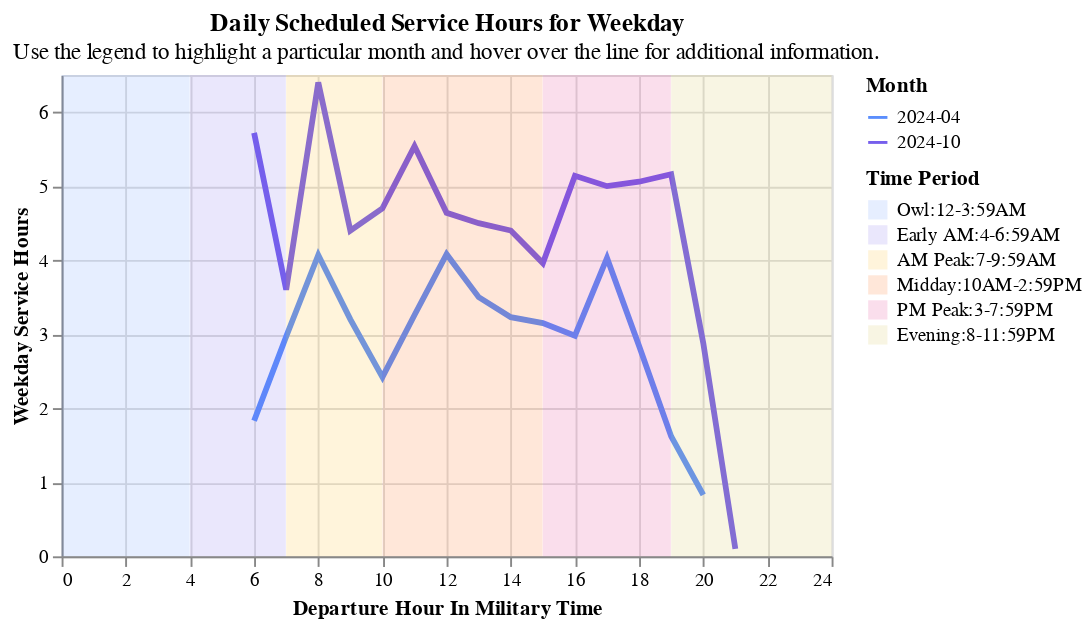

The cell this chart's notebook holds for it:
### Markdown cell above
### Service Hours

### Code cell
try:
    display(
        section1.create_service_hour_chart(
            scheduled_service,
            "Weekday",
            "Weekday Service Hours",
            readable_dict["daily_scheduled_hour"]["subtitle"],
        )
    )
except:
    pass

### Figure 1 — Vega-Lite specification as saved in the notebook (floating-point values rounded to 4 significant figures)
{"config": {"view": {"continuousWidth": 300, "continuousHeight": 300}}, "layer": [{"data": {"name": "data-7cf12692995aeba546804fa4fb70f950"}, "mark": {"type": "line", "size": 3}, "encoding": {"color": {"field": "Month", "scale": {"range": ["#5b8efd", "#765fec", "#fcb40e", "#fc5c04", "#dd217d", "#ccbb44"]}, "type": "nominal"}, "opacity": {"condition": {"param": "param_1", "value": 1}, "value": 0.2}, "tooltip": [{"field": "Weekend or Weekday", "type": "nominal"}, {"field": "Month", "type": "nominal"}, {"field": "Departure Hour", "type": "quantitative"}, {"field": "Weekday Service Hours", "type": "quantitative"}], "x": {"field": "Departure Hour", "title": "Departure Hour In Military Time", "type": "quantitative"}, "y": {"field": "Weekday Service Hours", "title": "Weekday Service Hours", "type": "quantitative"}}, "name": "view_1", "title": {"text": "Daily Scheduled Service Hours for Weekday", "subtitle": "Use the legend to highlight a particular month and hover over the line for additional information."}}, {"data": {"name": "data-61fdb03b01e6f6ac9797744d36eb9ca4"}, "mark": {"type": "rect", "opacity": 0.15}, "encoding": {"color": {"field": "time_period", "scale": {"range": ["#5b8efd", "#765fec", "#fcb40e", "#fc5c04", "#dd217d", "#ccbb44"]}, "sort": ["Owl:12-3:59AM", "Early AM:4-6:59AM", "AM Peak:7-9:59AM", "Midday:10AM-2:59PM", "PM Peak:3-7:59PM", "Evening:8-11:59PM"], "title": "Time Period", "type": "nominal"}, "x": {"field": "start", "type": "quantitative"}, "x2": {"field": "stop"}, "y": {"value": 0}, "y2": {"value": 250}}}], "height": 250, "params": [{"name": "param_1", "select": {"type": "point", "fields": ["Month"]}, "bind": "legend", "views": ["view_1"]}], "resolve": {"scale": {"color": "independent"}}, "width": 400, "$schema": "https://vega.github.io/schema/vega-lite/v5.17.0.json", "datasets": {"data-7cf12692995aeba546804fa4fb70f950": [{"Transit Operator": "Tahoe Transportation District GMV Schedule", "Month": "2024-10", "Weekend or Weekday": "Weekday", "Departure Hour": 6, "Weekend Service Hours": 28.6, "Weekday Service Hours": 5.72}, {"Transit Operator": "Tahoe Transportation District GMV Schedule", "Month": "2024-10", "Weekend or Weekday": "Weekday", "Departure Hour": 7, "Weekend Service Hours": 18.0, "Weekday Service Hours": 3.6}, {"Transit Operator": "Tahoe Transportation District GMV Schedule", "Month": "2024-10", "Weekend or Weekday": "Weekday", "Departure Hour": 8, "Weekend Service Hours": 32.0, "Weekday Service Hours": 6.4}, {"Transit Operator": "Tahoe Transportation District GMV Schedule", "Month": "2024-10", "Weekend or Weekday": "Weekday", "Departure Hour": 9, "Weekend Service Hours": 22.0, "Weekday Service Hours": 4.4}, {"Transit Operator": "Tahoe Transportation District GMV Schedule", "Month": "2024-10", "Weekend or Weekday": "Weekday", "Departure Hour": 10, "Weekend Service Hours": 23.5, "Weekday Service Hours": 4.7}, {"Transit Operator": "Tahoe Transportation District GMV Schedule", "Month": "2024-10", "Weekend or Weekday": "Weekday", "Departure Hour": 11, "Weekend Service Hours": 27.7, "Weekday Service Hours": 5.54}, {"Transit Operator": "Tahoe Transportation District GMV Schedule", "Month": "2024-10", "Weekend or Weekday": "Weekday", "Departure Hour": 12, "Weekend Service Hours": 23.2, "Weekday Service Hours": 4.64}, {"Transit Operator": "Tahoe Transportation District GMV Schedule", "Month": "2024-10", "Weekend or Weekday": "Weekday", "Departure Hour": 13, "Weekend Service Hours": 22.5, "Weekday Service Hours": 4.5}, {"Transit Operator": "Tahoe Transportation District GMV Schedule", "Month": "2024-10", "Weekend or Weekday": "Weekday", "Departure Hour": 14, "Weekend Service Hours": 22.0, "Weekday Service Hours": 4.4}, {"Transit Operator": "Tahoe Transportation District GMV Schedule", "Month": "2024-10", "Weekend or Weekday": "Weekday", "Departure Hour": 15, "Weekend Service Hours": 19.8, "Weekday Service Hours": 3.96}, {"Transit Operator": "Tahoe Transportation District GMV Schedule", "Month": "2024-10", "Weekend or Weekday": "Weekday", "Departure Hour": 16, "Weekend Service Hours": 25.7, "Weekday Service Hours": 5.14}, {"Transit Operator": "Tahoe Transportation District GMV Schedule", "Month": "2024-10", "Weekend or Weekday": "Weekday", "Departure Hour": 17, "Weekend Service Hours": 25.0, "Weekday Service Hours": 5.0}, {"Transit Operator": "Tahoe Transportation District GMV Schedule", "Month": "2024-10", "Weekend or Weekday": "Weekday", "Departure Hour": 18, "Weekend Service Hours": 25.3, "Weekday Service Hours": 5.06}, {"Transit Operator": "Tahoe Transportation District GMV Schedule", "Month": "2024-10", "Weekend or Weekday": "Weekday", "Departure Hour": 19, "Weekend Service Hours": 25.8, "Weekday Service Hours": 5.16}, {"Transit Operator": "Tahoe Transportation District GMV Schedule", "Month": "2024-10", "Weekend or Weekday": "Weekday", "Departure Hour": 20, "Weekend Service Hours": 14.4, "Weekday Service Hours": 2.88}, {"Transit Operator": "Tahoe Transportation District GMV Schedule", "Month": "2024-10", "Weekend or Weekday": "Weekday", "Departure Hour": 21, "Weekend Service Hours": 0.5, "Weekday Service Hours": 0.1}, {"Transit Operator": "Tahoe Transportation District GMV Schedule", "Month": "2024-04", "Weekend or Weekday": "Weekday", "Departure Hour": 6, "Weekend Service Hours": 9.17, "Weekday Service Hours": 1.83}, {"Transit Operator": "Tahoe Transportation District GMV Schedule", "Month": "2024-04", "Weekend or Weekday": "Weekday", "Departure Hour": 7, "Weekend Service Hours": 14.83, "Weekday Service Hours": 2.97}, {"Transit Operator": "Tahoe Transportation District GMV Schedule", "Month": "2024-04", "Weekend or Weekday": "Weekday", "Departure Hour": 8, "Weekend Service Hours": 20.33, "Weekday Service Hours": 4.07}, {"Transit Operator": "Tahoe Transportation District GMV Schedule", "Month": "2024-04", "Weekend or Weekday": "Weekday", "Departure Hour": 9, "Weekend Service Hours": 16.0, "Weekday Service Hours": 3.2}, {"Transit Operator": "Tahoe Transportation District GMV Schedule", "Month": "2024-04", "Weekend or Weekday": "Weekday", "Departure Hour": 10, "Weekend Service Hours": 12.08, "Weekday Service Hours": 2.42}, {"Transit Operator": "Tahoe Transportation District GMV Schedule", "Month": "2024-04", "Weekend or Weekday": "Weekday", "Departure Hour": 11, "Weekend Service Hours": 16.31, "Weekday Service Hours": 3.26}, {"Transit Operator": "Tahoe Transportation District GMV Schedule", "Month": "2024-04", "Weekend or Weekday": "Weekday", "Departure Hour": 12, "Weekend Service Hours": 20.42, "Weekday Service Hours": 4.08}, {"Transit Operator": "Tahoe Transportation District GMV Schedule", "Month": "2024-04", "Weekend or Weekday": "Weekday", "Departure Hour": 13, "Weekend Service Hours": 17.48, "Weekday Service Hours": 3.5}, {"Transit Operator": "Tahoe Transportation District GMV Schedule", "Month": "2024-04", "Weekend or Weekday": "Weekday", "Departure Hour": 14, "Weekend Service Hours": 16.12, "Weekday Service Hours": 3.23}, {"Transit Operator": "Tahoe Transportation District GMV Schedule", "Month": "2024-04", "Weekend or Weekday": "Weekday", "Departure Hour": 15, "Weekend Service Hours": 15.75, "Weekday Service Hours": 3.15}, {"Transit Operator": "Tahoe Transportation District GMV Schedule", "Month": "2024-04", "Weekend or Weekday": "Weekday", "Departure Hour": 16, "Weekend Service Hours": 14.88, "Weekday Service Hours": 2.98}, {"Transit Operator": "Tahoe Transportation District GMV Schedule", "Month": "2024-04", "Weekend or Weekday": "Weekday", "Departure Hour": 17, "Weekend Service Hours": 20.12, "Weekday Service Hours": 4.03}, {"Transit Operator": "Tahoe Transportation District GMV Schedule", "Month": "2024-04", "Weekend or Weekday": "Weekday", "Departure Hour": 18, "Weekend Service Hours": 14.21, "Weekday Service Hours": 2.84}, {"Transit Operator": "Tahoe Transportation District GMV Schedule", "Month": "2024-04", "Weekend or Weekday": "Weekday", "Departure Hour": 19, "Weekend Service Hours": 8.12, "Weekday Service Hours": 1.62}, {"Transit Operator": "Tahoe Transportation District GMV Schedule", "Month": "2024-04", "Weekend or Weekday": "Weekday", "Departure Hour": 20, "Weekend Service Hours": 4.15, "Weekday Service Hours": 0.83}], "data-61fdb03b01e6f6ac9797744d36eb9ca4": [{"index": 0, "start": 0, "stop": 3.99, "time_period": "Owl:12-3:59AM"}, {"index": 1, "start": 4, "stop": 6.99, "time_period": "Early AM:4-6:59AM"}, {"index": 2, "start": 7, "stop": 9.99, "time_period": "AM Peak:7-9:59AM"}, {"index": 3, "start": 10, "stop": 14.99, "time_period": "Midday:10AM-2:59PM"}, {"index": 4, "start": 15, "stop": 18.99, "time_period": "PM Peak:3-7:59PM"}, {"index": 5, "start": 19, "stop": 24.0, "time_period": "Evening:8-11:59PM"}]}}
